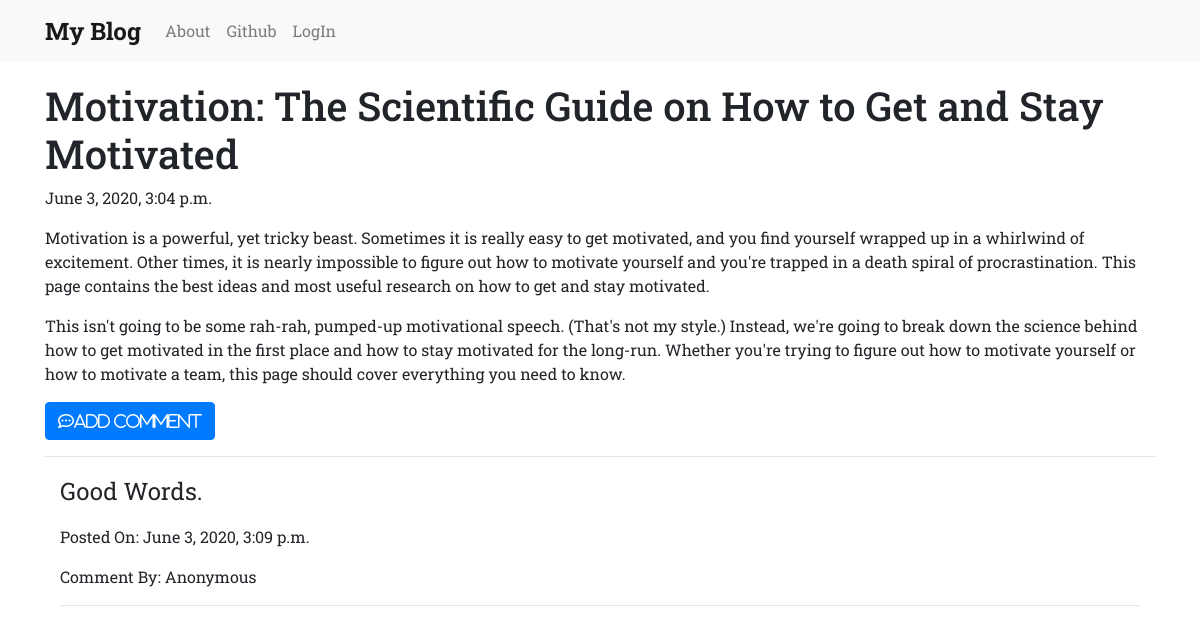
Screenshot of /post/15/ with the database file from the repository.
### blog/models.py (models this page shows, shortened)
class Post(models.Model):
    author=models.ForeignKey(User,on_delete=models.CASCADE)
    title=models.CharField(max_length=100)
    text=models.TextField()
    create_date=models.DateTimeField(default=timezone.now())
    published_date=models.DateTimeField(blank=True,null=True)

class Comment(models.Model):
    post=models.ForeignKey(Post,on_delete=models.CASCADE,related_name='comments')
    author=models.CharField(max_length=50)
    text=models.TextField()
    create_date=models.DateTimeField(default=timezone.now())
    approved_comments=models.BooleanField(default=False)

### blog/views.py (the view)
# urls.py: path('post/<pk>/',views.PostDetail.as_view(),name='post_detail'),
class PostDetail(DetailView):
    model=Post

### blog/templates/blog/post_detail.html (shortened to what this page needs)
<!DOCTYPE html>
{% extends 'blog/base.html' %}
{% block content %}
<h1 class="posttitle">{{post.title}}</h1>
{% if post.published_date %}
{{post.published_date}}
{% else %}
<a class="btn btn-default" href="{% url 'post_publish' pk=post.pk %}">Publish</a>
{% endif %}
<p class='postcontent'>{{post.text|safe}}</p>
<div>
  <a class='btn btn-primary' href="{% url 'add_comment_to_post' pk=post.pk %}"><i class="far fa-comment-dots">Add Comment</i></a>
</div>
<hr>
  <div class="container">
  {% for comment in post.comments.all %}
  <p style="font-size:1.5em;">{{comment.text}}</p>
  {% if comment.approved_comments %}
  <p>Posted On: {{comment.create_date}}</p>
  <p>Comment By: {{comment.author}}</p>
  {% endif %}
  <hr>
  {% endfor %}
</div>
{% endblock %}

### blog/static/css/blog.css (style rules this page uses)
body { font-family: 'Roboto Slab',serif; }
.loader { position:fixed; left:0; right:0; top:0; bottom:0; filter:hue-rotate(0deg); color:linear-gradient(45deg,#0f8,#08f); animation:hue 10000ms infinite linear; }

### rows the page displays
Post: title "Motivation: The Scientific Guide on How to Get and Stay Motivated", published_date "June 3, 2020, 3:04 p.m.", text "Motivation is a powerful, yet tricky beast. Sometimes it is really easy to get motivated, and you find yourself wrapped up in a whirlwind of excitement. Other times, it is nearly impossible to figure out how to motivate yourself and you're trapped in a death spiral of procrastination. This page contains the best ideas and most useful research on how to get and stay motivated. This isn't going to be some rah-rah, pumped-up motivational speech. (That's not my style.) Instead, we're going to break down the science behind how to get motivated in the first place and how to stay motivated for the long-run. Whether you're trying to figure out how to motivate yourself or how to motivate a team,…"
Comment: text "Good Words.", create_date "June 3, 2020, 3:09 p.m.", author "Anonymous"
